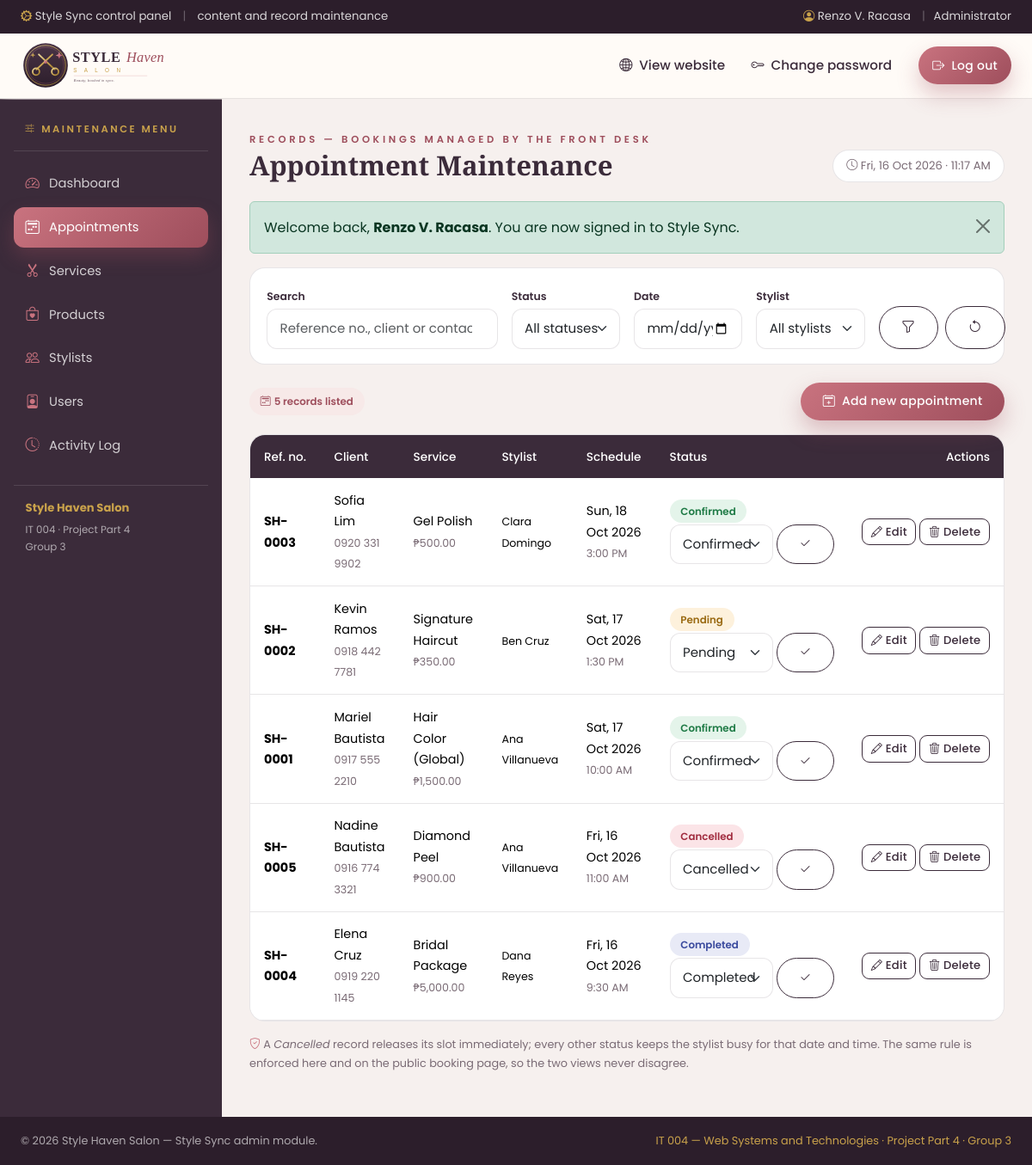
The page /admin/appointments.php (signed in) on the database its author committed.
### tables this page shows
CREATE TABLE `appointments` (
  `appointment_id` INT(11)     NOT NULL AUTO_INCREMENT,
  `ref_no`         VARCHAR(12) NOT NULL,
  `customer_name`  VARCHAR(120) NOT NULL,
  `contact_no`     VARCHAR(30)  DEFAULT NULL,
  `email`          VARCHAR(120) DEFAULT NULL,
  `service_id`     INT(11)     NOT NULL,
  `stylist_id`     INT(11)     NOT NULL,
  `appt_date`      DATE        NOT NULL,
  `appt_time`      TIME        NOT NULL,
  `status`         ENUM('Pending','Confirmed','Completed','Cancelled') NOT NULL DEFAULT 'Pending',
  `notes`          VARCHAR(255) DEFAULT NULL,
  `created_at`     DATETIME    NOT NULL DEFAULT CURRENT_TIMESTAMP,
  `updated_at`     DATETIME    DEFAULT NULL ON UPDATE CURRENT_TIMESTAMP,
  PRIMARY KEY (`appointment_id`),
  UNIQUE KEY `uq_appointments_ref` (`ref_no`),
   
   
  KEY `idx_appointments_slot` (`stylist_id`, `appt_date`, `appt_time`),
  KEY `idx_appointments_date` (`appt_date`),
  KEY `idx_appointments_service` (`service_id`),
  CONSTRAINT `fk_appt_service` FOREIGN KEY (`service_id`)
     REFERENCES `services` (`service_id`) ON DELETE RESTRICT ON UPDATE CASCADE,
  CONSTRAINT `fk_appt_stylist` FOREIGN KEY (`stylist_id`)
     REFERENCES `stylists` (`stylist_id`) ON DELETE RESTRICT ON UPDATE CASCADE
);

CREATE TABLE `services` (
  `service_id`   INT(11)       NOT NULL AUTO_INCREMENT,
  `service_code` VARCHAR(20)   NOT NULL,
  `service_name` VARCHAR(120)  NOT NULL,
  `category`     ENUM('Hair','Nails','Skin','Makeup','Packages') NOT NULL DEFAULT 'Hair',
  `price`        DECIMAL(10,2) NOT NULL DEFAULT 0.00,
  `duration_min` INT(11)       NOT NULL DEFAULT 30 COMMENT 'service length in minutes',
  `description`  VARCHAR(255)  DEFAULT NULL,
  `status`       ENUM('Available','Unavailable') NOT NULL DEFAULT 'Available',
  `created_at`   DATETIME      NOT NULL DEFAULT CURRENT_TIMESTAMP,
  `updated_at`   DATETIME      DEFAULT NULL ON UPDATE CURRENT_TIMESTAMP,
  PRIMARY KEY (`service_id`),
  UNIQUE KEY `uq_services_code` (`service_code`),
  KEY `idx_services_category` (`category`)
);

CREATE TABLE `stylists` (
  `stylist_id`       INT(11)      NOT NULL AUTO_INCREMENT,
  `stylist_code`     VARCHAR(20)  NOT NULL,
  `full_name`        VARCHAR(120) NOT NULL,
  `specialization`   ENUM('Hair','Nails','Skin','Makeup','Barber & Grooming','All-Around') NOT NULL DEFAULT 'Hair',
  `contact_no`       VARCHAR(30)  DEFAULT NULL,
  `years_experience` INT(11)      NOT NULL DEFAULT 0,
  `status`           ENUM('Available','On Leave','Inactive') NOT NULL DEFAULT 'Available',
  `created_at`       DATETIME     NOT NULL DEFAULT CURRENT_TIMESTAMP,
  `updated_at`       DATETIME     DEFAULT NULL ON UPDATE CURRENT_TIMESTAMP,
  PRIMARY KEY (`stylist_id`),
  UNIQUE KEY `uq_stylists_code` (`stylist_code`)
);

### admin/includes/functions.php (called while the page is built, shortened)
<?php
require_once __DIR__ . '/db.php';
function e($value): string
{
    return htmlspecialchars((string) ($value ?? ''), ENT_QUOTES, 'UTF-8');
}
function query(string $key, $default = '')
{
    if (!isset($_GET[$key])) {
        return $default;
    }
    $value = $_GET[$key];
    return is_string($value) ? trim($value) : $value;
}
function query_int(string $key, int $default = 0): int
{
    $raw = query($key, (string) $default);
    return is_numeric($raw) ? (int) $raw : $default;
}
function money($amount): string
{
    return "\u{20B1}" . number_format((float) $amount, 2);
}
function time_label(?string $time): string
{
    $stamp = strtotime('1970-01-01 ' . $time);
    return $stamp ? date('g:i A', $stamp) : (string) $time;
}
function date_label(?string $date): string
{
    $stamp = strtotime($date);
    return $stamp ? date('D, d M Y', $stamp) : (string) $date;
}
function status_badge_class(string $status): string
{
    switch (strtolower($status)) {
        case 'confirmed':
        case 'available':
        case 'active':
            return 'badge-confirmed';
        case 'pending':
        case 'on leave':
            return 'badge-pending';
        case 'cancelled':
        case 'inactive':
        case 'unavailable':
            return 'badge-cancelled';
        case 'completed':
            return 'badge-done';
    }
}

### admin/includes/models.php (called while the page is built, shortened)
<?php
require_once __DIR__ . '/db.php';
function appointments_list(string $status = '', string $date = '', int $stylistId = 0, string $search = ''): array
{
    $sql = 'SELECT a.*, s.service_name, s.price, s.service_code, t.full_name AS stylist_name
              FROM appointments a
              JOIN services s ON s.service_id = a.service_id
              JOIN stylists t ON t.stylist_id = a.stylist_id
             WHERE 1 = 1';
    $params = [];
    $sql .= ' ORDER BY a.appt_date DESC, a.appt_time DESC';
    return db_all($sql, $params);
}

### admin/includes/db.php (called while the page is built, shortened)
<?php
function db(?PDO $connection = null): PDO
{
    static $pdo = null;
    if ($pdo instanceof PDO) {
        return $pdo;
    }
    $dsn = 'mysql:host=' . DB_HOST . ';port=' . DB_PORT
         . ';dbname=' . DB_NAME . ';charset=' . DB_CHARSET;
    try {
        $pdo = new PDO($dsn, DB_USER, DB_PASS, [
            PDO::ATTR_ERRMODE            => PDO::ERRMODE_EXCEPTION,
            PDO::ATTR_DEFAULT_FETCH_MODE => PDO::FETCH_ASSOC,
            PDO::ATTR_EMULATE_PREPARES   => false,
        ]);
    } catch (PDOException $e) {
        http_response_code(500);
        $help = SH_DEBUG
            ? '<br><small>' . htmlspecialchars($e->getMessage(), ENT_QUOTES, 'UTF-8') . '</small>'
            : '';
        exit('<p style="font-family:sans-serif">'
            . 'Style Sync could not connect to the database <strong>'
            . htmlspecialchars(DB_NAME, ENT_QUOTES, 'UTF-8') . '</strong>. '
            . 'Start MySQL in the XAMPP control panel and import '
            . '<code>database/stylehaven.sql</code> in phpMyAdmin.' . $help . '</p>');
    }
    return $pdo;
}
function db_run(string $sql, array $params = []): PDOStatement
{
    $stmt = db()->prepare($sql);
    $stmt->execute($params);
    return $stmt;
}
function db_all(string $sql, array $params = []): array
{
    return db_run($sql, $params)->fetchAll();
}

### admin/appointments.php (the view, shortened to what this page needs)
<?php
require_once __DIR__ . '/includes/models.php';
$fStatus  = (string) query('status');
$fDate    = (string) query('date');
$fStylist = query_int('stylist_id');
$fSearch  = (string) query('search');
$rows           = appointments_list($fStatus, $fDate, $fStylist, $fSearch);
include __DIR__ . '/includes/header.php';
?>
<div class="admin-toolbar">
  <form method="get" action="appointments.php" class="row g-3 align-items-end">
    <div class="col-md-4">
      <label class="form-label" for="search">Search</label>
      <input type="search" class="form-control" id="search" name="search"
             value="<?= e($fSearch) ?>" placeholder="Reference no., client or contact">
    </div>
    <div class="col-md-2">
      <label class="form-label" for="filterStatus">Status</label>
      <select class="form-select" id="filterStatus" name="status">
        <option value="">All statuses</option>
      </select>
    </div>
    <div class="col-md-2">
      <label class="form-label" for="filterDate">Date</label>
      <input type="date" class="form-control" id="filterDate" name="date" value="<?= e($fDate) ?>">
    </div>
    <div class="col-md-2">
      <label class="form-label" for="filterStylist">Stylist</label>
      <select class="form-select" id="filterStylist" name="stylist_id">
        <option value="">All stylists</option>
      </select>
    </div>
    <div class="col-md-2 d-flex gap-2">
      <button type="submit" class="btn btn-outline-plum w-100"><i class="bi bi-funnel"></i></button>
      <a href="appointments.php" class="btn btn-outline-plum w-100" title="Clear filters"><i class="bi bi-arrow-counterclockwise"></i></a>
    </div>
  </form>
</div>
<div class="d-flex flex-wrap justify-content-between align-items-center gap-2 mb-3">
  <span class="admin-pill"><i class="bi bi-calendar2-week me-1"></i><?= count($rows) ?> record<?= count($rows) === 1 ? '' : 's' ?> listed</span>
  <a href="appointments.php?action=add" class="btn btn-rose btn-sm">
    <i class="bi bi-calendar2-plus me-1"></i> Add new appointment
  </a>
</div>
<div class="admin-table-wrap table-responsive">
  <table class="table table-sh align-middle">
    <thead>
      <tr>
        <th>Ref. no.</th>
        <th>Client</th>
        <th>Service</th>
        <th>Stylist</th>
        <th>Schedule</th>
        <th>Status</th>
        <th class="text-end">Actions</th>
      </tr>
    </thead>
    <tbody>
      <?php if (!$rows): ?>
        <tr>
          <td colspan="7" class="table-empty">
            <i class="bi bi-inbox"></i>
            No appointment records match your filters.
          </td>
        </tr>
      <?php else: ?>
        <?php foreach ($rows as $row): ?>
          <tr>
            <td><strong><?= e($row['ref_no']) ?></strong></td>
            <td>
              <?= e($row['customer_name']) ?>
              <br><small class="text-muted-sh"><?= e($row['contact_no'] ?: '—') ?></small>
            </td>
            <td>
              <?= e($row['service_name']) ?>
              <br><small class="text-muted-sh"><?= e(money($row['price'])) ?></small>
            </td>
            <td><small><?= e($row['stylist_name']) ?></small></td>
            <td>
              <?= e(date_label($row['appt_date'])) ?>
              <br><small class="text-muted-sh"><?= e(time_label($row['appt_time'])) ?></small>
            </td>
            <td>
              <span class="badge-soft <?= e(status_badge_class($row['status'])) ?>"><?= e($row['status']) ?></span>
              <form method="post" action="appointments.php" class="mt-1 d-flex gap-1">
                <select class="form-select form-select-sm" name="status" style="min-width:7.5rem;"
                        aria-label="Change status of <?= e($row['ref_no']) ?>">
                  <?php foreach (APPOINTMENT_STATUSES as $status): ?>
                    <option value="<?= e($status) ?>"<?= $row['status'] === $status ? ' selected' : '' ?>><?= e($status) ?></option>
                  <?php endforeach; ?>
                </select>
                <button type="submit" class="btn btn-outline-plum btn-sm" title="Apply status">
                  <i class="bi bi-check2"></i>
                </button>
              </form>
            </td>
            <td class="text-end admin-actions">
              <a href="appointments.php?action=edit&amp;id=<?= (int) $row['appointment_id'] ?>" class="btn btn-outline-plum" title="Edit">
                <i class="bi bi-pencil"></i> Edit
              </a>
              <form method="post" action="appointments.php" class="admin-inline">
                <button type="submit" class="btn btn-outline-plum" title="Delete"
                        data-confirm="Delete appointment <?= e($row['ref_no']) ?> for <?= e($row['customer_name']) ?>? This cannot be undone.">
                  <i class="bi bi-trash3"></i> Delete
                </button>
              </form>
            </td>
          </tr>
        <?php endforeach; ?>
      <?php endif; ?>
    </tbody>
  </table>
</div>
<p class="admin-hint mt-3 mb-0">
  <i class="bi bi-shield-check text-rose"></i>
  A <em>Cancelled</em> record releases its slot immediately; every other status keeps the
  stylist busy for that date and time. The same rule is enforced here and on the public
  booking page, so the two views never disagree.
</p>
<?php include __DIR__ . '/includes/footer.php'; ?>

### rows shown on the page
appointments: ref_no "SH-0003", customer_name "Sofia Lim", contact_no "0920 331 9902", service.service_name "Gel Polish", service.price "₱500.00", stylist.full_name "Clara Domingo", appt_date "Sun, 18 Oct 2026", appt_time "3:00 PM", status "Confirmed"
appointments: ref_no "SH-0002", customer_name "Kevin Ramos", contact_no "0918 442 7781", service.service_name "Signature Haircut", service.price "₱350.00", stylist.full_name "Ben Cruz", appt_date "Sat, 17 Oct 2026", appt_time "1:30 PM", status "Pending"
appointments: ref_no "SH-0001", customer_name "Mariel Bautista", contact_no "0917 555 2210", service.service_name "Hair Color (Global)", service.price "₱1,500.00", stylist.full_name "Ana Villanueva", appt_date "Sat, 17 Oct 2026", appt_time "10:00 AM", status "Confirmed"
appointments: ref_no "SH-0005", customer_name "Nadine Bautista", contact_no "0916 774 3321", service.service_name "Diamond Peel", service.price "₱900.00", stylist.full_name "Ana Villanueva", appt_date "Fri, 16 Oct 2026", appt_time "11:00 AM", status "Cancelled"
appointments: ref_no "SH-0004", customer_name "Elena Cruz", contact_no "0919 220 1145", service.service_name "Bridal Package", service.price "₱5,000.00", stylist.full_name "Dana Reyes", appt_date "Fri, 16 Oct 2026", appt_time "9:30 AM", status "Completed"

### other values the page prints
SH_SYSTEM "Style Sync"
$signed_in['full_name'] "Renzo V. Racasa"
$signed_in['role'] "Administrator"
$item[0] "Dashboard"
$item[0] "Appointments"
$item[0] "Services"
$item[0] "Products"
$item[0] "Stylists"
$item[0] "Users"
$item[0] "Activity Log"
SH_SALON "Style Haven Salon"
$page_kicker "RECORDS — BOOKINGS MANAGED BY THE FRONT DESK"
$page_title "Appointment Maintenance"
$flash['message'] "Welcome back, Renzo V. Racasa . You are now signed in to Style Sync."
count($rows) "5"
